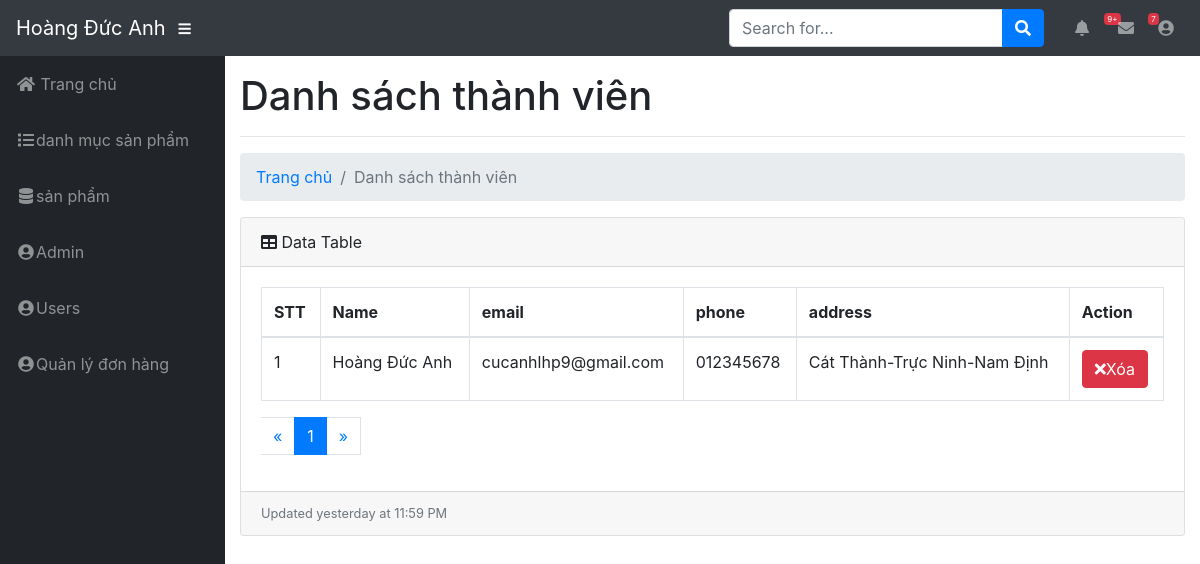
The app's page /Admin/modules/users/index.php (signed in) with its own data.
### tables this page shows
CREATE TABLE `users` (
  `id` int(11) NOT NULL AUTO_INCREMENT,
  `name` varchar(100) DEFAULT NULL,
  `email` varchar(100) DEFAULT NULL,
  `phone` char(15) DEFAULT NULL,
  `address` varchar(100) DEFAULT NULL,
  `password` varchar(50) DEFAULT NULL,
  `avatar` varchar(100) DEFAULT NULL,
  `status` varchar(50) DEFAULT '1',
  `token` int(50) DEFAULT NULL,
  `created_at` timestamp NULL DEFAULT CURRENT_TIMESTAMP,
  `updated_at` timestamp NULL DEFAULT CURRENT_TIMESTAMP ON UPDATE CURRENT_TIMESTAMP,
  PRIMARY KEY (`id`)
);

### Libraries/Database.php (called while the page is built, shortened)
<?php
    class Database
    {
        public $link;
        public function __construct()
        {
            $this->link = mysqli_connect("localhost","root","canh","php") or die ();
            mysqli_set_charset($this->link,"utf8");
        }
        public function countTable($table)
        {
            $sql = "SELECT id FROM  {$table}";
            $result = mysqli_query($this->link, $sql) or die("Lỗi Truy Vấn countTable----" .mysqli_error($this->link));
            $num = mysqli_num_rows($result);
            return $num;
        }
        public  function fetchJone($table,$sql ,$page = 0,$row ,$pagi = false )
        {
            $data = [];
            if ($pagi == true )
            {
                $total = $this->countTable($table);
                $sotrang = ceil($total / $row);
                $start = ($page - 1 ) * $row ;
                $sql .= " LIMIT $start,$row";
                $data = [ "page" => $sotrang];
                $result = mysqli_query($this->link,$sql) or die("Lỗi truy vấn fetchJone ---- " .mysqli_error($this->link));
            }
            else
            {
                $result = mysqli_query($this->link,$sql) or die("Lỗi truy vấn fetchJone ---- " .mysqli_error($this->link));
            }
            if( $result)
            {
                while ($num = mysqli_fetch_assoc($result))
                {
                    $data[] = $num;
                }
            }
            return $data;
        }
    }
?>

### Admin/Autoload/autoload.php (called while the page is built, shortened)
<?php
	require_once __DIR__. "/../../libraries/Database.php";
	$db = new Database;
?>

### Admin/modules/users/index.php (the view, shortened to what this page needs)
<?php
    require_once __DIR__. "/../../autoload/autoload.php";
    if(isset($_GET['page']))
    {
      $p = $_GET['page'];
    }
    else
    {
      $p =1;
    }
    $sql = "SELECT users.*  from users";
    $users = $db->fetchJone('users',$sql,$p,3,true);
    if(isset($users['page']))
    {
      $sotrang = $users['page'];
      unset($users['page']);
    }
?>
<?php require_once __DIR__. "/../../layouts/header.php"; ?>
    <h1>
        Danh sách thành viên
    </h1>
    <hr>
    <ol class="breadcrumb">
      <li class="breadcrumb-item">
        <a href="index.html">Trang chủ</a>
      </li>
      <li class="breadcrumb-item active">Danh sách thành viên</li>
    </ol>
    <div class= "row">
        <div class ="col-md-12">
        <div class="card mb-3">
          <div class="card-header">
            <i class="fas fa-table"></i>
            Data Table </div>
          <div class="card-body">
            <div class="table-responsive">
              <table class="table table-bordered" id="dataTable" width="100%" cellspacing="0">
                <thead>
                  <tr>
                    <th>STT</th>
                    <th>Name</th>
                    <th>email</th>
                    <th>phone</th>
                    <th>address</th>
                    <th>Action</th>
                  </tr>
                </thead>
                <tbody>
                  <?php $stt = 1; foreach ($users as $item): ?>
                    <tr>
                      <td><?php echo $stt ?></td>
                      <td><?php echo $item['name'] ?></td>
                      <td><?php echo $item['email'] ?></td>
                      <td><?php echo $item['phone'] ?></td>
                      <td><?php echo $item['address'] ?></td>
                      <td>
                        <a class = "btn btn-xs btn-danger" href ="delete.php?id=<?php echo $item['id'] ?>"><i class ="fa fa-times"></i>Xóa</a>
                      </td>
                    </tr>
                  <?php $stt++; endforeach ?>
                </tbody>
              </table>
              <nav aria-label="Page navigation" class ="clearfix">
                  <ul class="pagination">
                    <li>
                      <?php if (($_GET['page'] ?? 1) > 1) : ?>
                      <a class = "page-link" href= "?page=<?php echo $_GET['page'] - 1;?>" aria-label="Previous" class ="clearfix">
                        <span aria-hidden ="true">&laquo;</span>
                      </a>
                      <?php else: ?>
                        <span class = "page-link" aria-hidden ="true" >&laquo;</span>
                    <?php endif; ?>
                    </li>
                    <?php for($i =1; $i <= $sotrang; $i++) : ?>
                      <?php
                        if(isset($_GET['page']))
                        {
                          $p = $_GET['page'];
                        }
                        else
                        {
                          $p = 1;
                        }
                      ?>
                      <li class ="paginate_button page-item <?php echo ($i == $p) ? 'active' : '' ?>">
                        <a class ="page-link" href="?page=<?php echo $i;?>"><?php echo $i; ?></a>
                      </li>
                    <?php endfor;?>
                    <li>
                      <?php $count = $db->countTable('users') ?>
                      <?php if (($_GET['page'] ?? 1) <($count/2) ) : ?>
                      <a class = "page-link" href= "?page=<?php echo $_GET['page'] + 1;?>" aria-label="Previous" class ="clearfix">
                        <span aria-hidden ="true">&raquo;</span>
                      </a>
                      <?php else: ?>
                        <span class = "page-link" aria-hidden ="true" >&raquo;</span>
                    <?php endif; ?>
                    </li>
                  </ul>
              </nav>
            </div>
          </div>
          <div class="card-footer small text-muted">Updated yesterday at 11:59 PM</div>
        </div>
        </div>
    </div>
<?php require_once __DIR__. "/../../layouts/footer.php"; ?>

### records on screen
users: name "Hoàng Đức Anh", email "cucanhlhp9@gmail.com", phone "012345678", address "Cát Thành-Trực Ninh-Nam Định"

### other values on screen
$_SESSION['admin_name'] "Hoàng Đức Anh"
